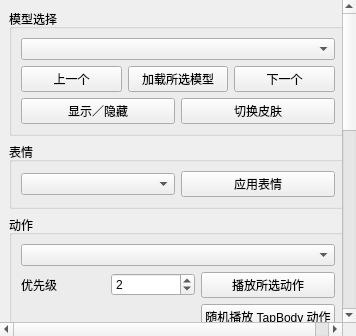
<?xml version="1.0" encoding="UTF-8"?>
<ui version="4.0">
 <class>ModelTab</class>
 <widget class="QScrollArea" name="modelTab">
  <property name="frameShape"><enum>QFrame::Shape::NoFrame</enum></property>
  <property name="widgetResizable"><bool>true</bool></property>
  <widget class="QWidget" name="modelContents">
   <layout class="QVBoxLayout" name="modelLayout">
    <item><widget class="QGroupBox" name="modelGroup">
     <property name="title"><string>模型选择</string></property>
     <layout class="QGridLayout" name="modelGrid">
      <item row="0" column="0" colspan="3"><widget class="QComboBox" name="modelCombo"/></item>
      <item row="1" column="0"><widget class="QPushButton" name="previousModelButton"><property name="text"><string>上一个</string></property></widget></item>
      <item row="1" column="1"><widget class="QPushButton" name="setModelButton"><property name="text"><string>加载所选模型</string></property></widget></item>
      <item row="1" column="2"><widget class="QPushButton" name="nextModelButton"><property name="text"><string>下一个</string></property></widget></item>
      <item row="2" column="0" colspan="3"><layout class="QHBoxLayout" name="modelActionsLayout">
       <item><widget class="QPushButton" name="toggleHiddenButton"><property name="text"><string>显示／隐藏</string></property></widget></item>
       <item><widget class="QPushButton" name="switchSkinButton"><property name="text"><string>切换皮肤</string></property></widget></item>
      </layout></item>
     </layout>
    </widget></item>
    <item><widget class="QGroupBox" name="expressionGroup"><property name="title"><string>表情</string></property>
     <layout class="QHBoxLayout" name="expressionLayout">
      <item><widget class="QComboBox" name="expressionCombo"/></item>
      <item><widget class="QPushButton" name="setExpressionButton"><property name="text"><string>应用表情</string></property></widget></item>
     </layout>
    </widget></item>
    <item><widget class="QGroupBox" name="motionGroup"><property name="title"><string>动作</string></property>
     <layout class="QGridLayout" name="motionLayout">
      <item row="0" column="0" colspan="3"><widget class="QComboBox" name="motionCombo"/></item>
      <item row="1" column="0"><widget class="QLabel" name="priorityLabel"><property name="text"><string>优先级</string></property></widget></item>
      <item row="1" column="1"><widget class="QSpinBox" name="prioritySpin"><property name="minimum"><number>1</number></property><property name="maximum"><number>3</number></property><property name="value"><number>2</number></property></widget></item>
      <item row="1" column="2"><widget class="QPushButton" name="playMotionButton"><property name="text"><string>播放所选动作</string></property></widget></item>
      <item row="2" column="2"><widget class="QPushButton" name="randomMotionButton"><property name="text"><string>随机播放 TapBody 动作</string></property></widget></item>
     </layout>
    </widget></item>
    <item><widget class="QGroupBox" name="mouthGroup"><property name="title"><string>外部口型同步</string></property>
     <layout class="QHBoxLayout" name="mouthLayout">
      <item><widget class="QLabel" name="mouthLabel"><property name="text"><string>张嘴幅度</string></property></widget></item>
      <item><widget class="QDoubleSpinBox" name="mouthSpin"><property name="maximum"><double>1.0</double></property><property name="singleStep"><double>0.05</double></property></widget></item>
      <item><widget class="QPushButton" name="mouthButton"><property name="text"><string>应用</string></property></widget></item>
     </layout>
    </widget></item>
    <item><layout class="QHBoxLayout" name="outputLayout">
     <item><widget class="QLabel" name="outputLabel"><property name="text"><string>显示器</string></property></widget></item>
     <item><widget class="QComboBox" name="outputCombo"><property name="enabled"><bool>false</bool></property><property name="toolTip"><string>切换后立即保存，模型居中并清除裁剪，保留缩放。</string></property></widget></item>
    </layout></item>
    <item><widget class="QGroupBox" name="transformGroup"><property name="title"><string>位置与缩放</string></property>
     <layout class="QGridLayout" name="horizontalLayout">
      <item row="0" column="0"><widget class="QLabel" name="positionXLabel"><property name="text"><string>X 偏移</string></property></widget></item>
      <item row="0" column="1"><widget class="QDoubleSpinBox" name="positionXSpin"><property name="minimum"><double>-100.0</double></property><property name="maximum"><double>100.0</double></property><property name="singleStep"><double>0.1</double></property></widget></item>
      <item row="0" column="2"><widget class="QLabel" name="positionYLabel"><property name="text"><string>Y 偏移</string></property></widget></item>
      <item row="0" column="3"><widget class="QDoubleSpinBox" name="positionYSpin"><property name="minimum"><double>-100.0</double></property><property name="maximum"><double>100.0</double></property><property name="singleStep"><double>0.1</double></property></widget></item>
      <item row="1" column="0"><widget class="QLabel" name="zoomLabel"><property name="text"><string>缩放</string></property></widget></item>
      <item row="1" column="1"><widget class="QDoubleSpinBox" name="zoomSpin"><property name="minimum"><double>0.1</double></property><property name="maximum"><double>10.0</double></property><property name="singleStep"><double>0.1</double></property><property name="value"><double>1.0</double></property></widget></item>
      <item row="1" column="2"><widget class="QPushButton" name="transformButton"><property name="text"><string>应用并保存</string></property></widget></item>
      <item row="1" column="3"><spacer name="horizontalSpacer_2"><property name="orientation"><enum>Qt::Orientation::Horizontal</enum></property><property name="sizeHint" stdset="0"><size><width>40</width><height>20</height></size></property></spacer></item>
     </layout>
    </widget></item>
    <item><widget class="QGroupBox" name="positionEdit"><property name="title"><string>裁剪框</string></property>
     <layout class="QGridLayout" name="horizontalLayout_2">
      <item row="0" column="0" colspan="4"><widget class="QCheckBox" name="cropEnabledCheck"><property name="text"><string>启用裁剪</string></property></widget></item>
      <item row="1" column="0"><widget class="QLabel" name="cropBox_x_label"><property name="text"><string>X</string></property></widget></item>
      <item row="1" column="1"><widget class="QSpinBox" name="cropBox_x"><property name="minimum"><number>-2147483648</number></property><property name="maximum"><number>2147483647</number></property><property name="singleStep"><number>1</number></property></widget></item>
      <item row="1" column="2"><widget class="QLabel" name="cropBox_y_label"><property name="text"><string>Y</string></property></widget></item>
      <item row="1" column="3"><widget class="QSpinBox" name="cropBox_y"><property name="minimum"><number>-2147483648</number></property><property name="maximum"><number>2147483647</number></property><property name="singleStep"><number>1</number></property></widget></item>
      <item row="2" column="0"><widget class="QLabel" name="cropBox_w_label"><property name="text"><string>宽度</string></property></widget></item>
      <item row="2" column="1"><widget class="QSpinBox" name="cropBox_w"><property name="minimum"><number>1</number></property><property name="maximum"><number>2147483647</number></property><property name="singleStep"><number>1</number></property></widget></item>
      <item row="2" column="2"><widget class="QLabel" name="cropBox_h_label"><property name="text"><string>高度</string></property></widget></item>
      <item row="2" column="3"><widget class="QSpinBox" name="cropBox_h"><property name="minimum"><number>1</number></property><property name="maximum"><number>2147483647</number></property><property name="singleStep"><number>1</number></property></widget></item>
      <item row="3" column="0" colspan="2"><widget class="QPushButton" name="dragEditButton"><property name="text"><string>拖放编辑</string></property></widget></item>
      <item row="3" column="2" colspan="2"><spacer name="horizontalSpacer"><property name="orientation"><enum>Qt::Orientation::Horizontal</enum></property><property name="sizeHint" stdset="0"><size><width>40</width><height>20</height></size></property></spacer></item>
     </layout>
    </widget></item>
    <item><layout class="QHBoxLayout" name="transformActionsLayout">
     <item><widget class="QPushButton" name="cancelTransformButton"><property name="text"><string>取消编辑</string></property></widget></item>
     <item><widget class="QPushButton" name="relocateCropButton"><property name="text"><string>移回屏幕</string></property></widget></item>
     <item><widget class="QPushButton" name="retryTransformButton"><property name="text"><string>重试保存</string></property></widget></item>
     <item><widget class="QPushButton" name="xformResetButton"><property name="text"><string>重置</string></property></widget></item>
    </layout></item>
    <item><widget class="QLabel" name="transformStatusLabel"><property name="text"><string>尚未连接</string></property><property name="wordWrap"><bool>true</bool></property></widget></item>
    <item><spacer name="transformSpacer"><property name="orientation"><enum>Qt::Orientation::Vertical</enum></property><property name="sizeHint" stdset="0"><size><width>20</width><height>40</height></size></property></spacer></item>
   </layout>
  </widget>
 </widget>
 <resources/>
 <connections/>
</ui>
